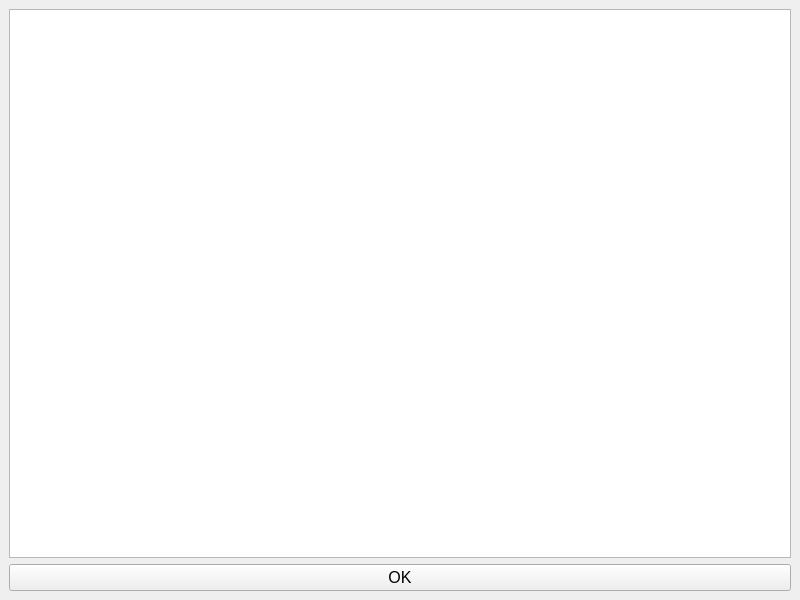
<?xml version="1.0" encoding="UTF-8"?>
<ui version="4.0">
 <class>changeKeyWindow</class>
 <widget class="QMainWindow" name="changeKeyWindow">
  <property name="geometry">
   <rect>
    <x>0</x>
    <y>0</y>
    <width>800</width>
    <height>600</height>
   </rect>
  </property>
  <property name="windowTitle">
   <string>MainWindow</string>
  </property>
  <widget class="QWidget" name="centralwidget">
   <layout class="QGridLayout" name="gridLayout">
    <item row="0" column="0">
     <widget class="QTextEdit" name="textEdit">
      <property name="minimumSize">
       <size>
        <width>400</width>
        <height>300</height>
       </size>
      </property>
     </widget>
    </item>
    <item row="1" column="0">
     <widget class="QPushButton" name="pushButton">
      <property name="font">
       <font>
        <pointsize>12</pointsize>
       </font>
      </property>
      <property name="text">
       <string>OK</string>
      </property>
     </widget>
    </item>
   </layout>
  </widget>
 </widget>
 <resources/>
 <connections/>
</ui>
